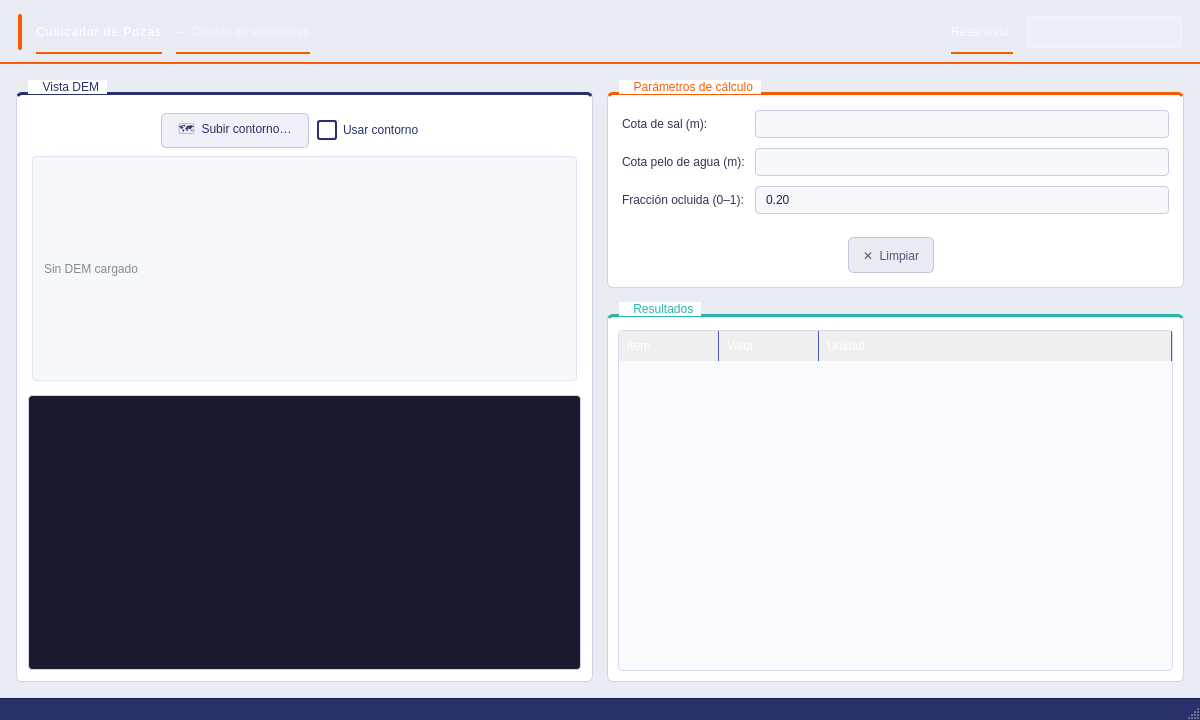
<?xml version="1.0" encoding="UTF-8"?>
<ui version="4.0">
 <class>MainWindow</class>
 <widget class="QMainWindow" name="MainWindow">
  <property name="geometry">
   <rect>
    <x>0</x>
    <y>0</y>
    <width>1200</width>
    <height>720</height>
   </rect>
  </property>
  <property name="windowTitle">
   <string>Cubicador de Pozas</string>
  </property>
  <property name="styleSheet">
   <string notr="true">
QMainWindow { background-color: #EAECF4; }
   </string>
  </property>
  <widget class="QWidget" name="centralwidget">
   <property name="styleSheet">
    <string notr="true">background-color: #EAECF4;</string>
   </property>
   <layout class="QVBoxLayout" name="verticalLayout_root">
    <property name="spacing">
     <number>0</number>
    </property>
    <property name="leftMargin">
     <number>0</number>
    </property>
    <property name="topMargin">
     <number>0</number>
    </property>
    <property name="rightMargin">
     <number>0</number>
    </property>
    <property name="bottomMargin">
     <number>0</number>
    </property>
    <item>
     <!-- HEADER con gradiente -->
     <widget class="QWidget" name="header" native="true">
      <property name="minimumSize">
       <size>
        <width>0</width>
        <height>64</height>
       </size>
      </property>
      <property name="maximumSize">
       <size>
        <width>16777215</width>
        <height>64</height>
       </size>
      </property>
      <property name="styleSheet">
       <string notr="true">
background: qlineargradient(x1:0, y1:0, x2:1, y2:0,
    stop:0 #1A2052, stop:0.5 #29306A, stop:1 #3D4A9A);
border-bottom: 2px solid #F75C03;
       </string>
      </property>
      <layout class="QHBoxLayout" name="horizontalLayout_header">
       <property name="leftMargin">
        <number>18</number>
       </property>
       <property name="topMargin">
        <number>10</number>
       </property>
       <property name="rightMargin">
        <number>18</number>
       </property>
       <property name="bottomMargin">
        <number>10</number>
       </property>
       <property name="spacing">
        <number>14</number>
       </property>
       <item>
        <!-- Ícono decorativo (barra naranja) -->
        <widget class="QWidget" name="headerAccent" native="true">
         <property name="minimumSize">
          <size>
           <width>4</width>
           <height>36</height>
          </size>
         </property>
         <property name="maximumSize">
          <size>
           <width>4</width>
           <height>36</height>
          </size>
         </property>
         <property name="styleSheet">
          <string notr="true">background-color: #F75C03; border-radius: 2px;</string>
         </property>
        </widget>
       </item>
       <item>
        <widget class="QLabel" name="lblTitle">
         <property name="text">
          <string>Cubicador de Pozas</string>
         </property>
         <property name="styleSheet">
          <string notr="true">
color: #FFFFFF;
font: bold 15pt "Segoe UI";
background: transparent;
letter-spacing: 1px;
          </string>
         </property>
        </widget>
       </item>
       <item>
        <widget class="QLabel" name="lblSubtitle">
         <property name="text">
          <string>— Cálculo de volúmenes</string>
         </property>
         <property name="styleSheet">
          <string notr="true">
color: rgba(255,255,255,0.55);
font: 10pt "Segoe UI";
background: transparent;
          </string>
         </property>
        </widget>
       </item>
       <item>
        <spacer name="headerSpacer">
         <property name="orientation">
          <enum>Qt::Horizontal</enum>
         </property>
         <property name="sizeHint" stdset="0">
          <size>
           <width>40</width>
           <height>20</height>
          </size>
         </property>
        </spacer>
       </item>
       <item>
        <widget class="QLabel" name="lblReservLabel">
         <property name="text">
          <string>Reservorio:</string>
         </property>
         <property name="styleSheet">
          <string notr="true">color: rgba(255,255,255,0.75); font: 9pt "Segoe UI"; background: transparent;</string>
         </property>
        </widget>
       </item>
       <item>
        <widget class="QComboBox" name="cmbReservorio">
         <property name="minimumSize">
          <size>
           <width>155</width>
           <height>32</height>
          </size>
         </property>
         <property name="styleSheet">
          <string notr="true">
QComboBox {
    background: rgba(255,255,255,0.15);
    color: #FFFFFF;
    border: 1px solid rgba(255,255,255,0.35);
    border-radius: 5px;
    padding: 4px 10px;
    font: 10pt "Segoe UI";
}
QComboBox:hover { background: rgba(255,255,255,0.25); }
QComboBox::drop-down { border: none; }
QComboBox QAbstractItemView {
    background: #29306A; color: white;
    selection-background-color: #F75C03;
}
          </string>
         </property>
        </widget>
       </item>
      </layout>
     </widget>
    </item>
    <item>
     <!-- BODY -->
     <widget class="QWidget" name="body" native="true">
      <layout class="QHBoxLayout" name="horizontalLayout_body">
       <property name="leftMargin">
        <number>16</number>
       </property>
       <property name="topMargin">
        <number>16</number>
       </property>
       <property name="rightMargin">
        <number>16</number>
       </property>
       <property name="bottomMargin">
        <number>16</number>
       </property>
       <property name="spacing">
        <number>14</number>
       </property>
       <item>
        <!-- Panel izquierdo: Vista DEM -->
        <widget class="QGroupBox" name="groupDem">
         <property name="title">
          <string>  Vista DEM</string>
         </property>
         <property name="styleSheet">
          <string notr="true">
QGroupBox {
    background: #FFFFFF;
    border: 1px solid #D0D4E8;
    border-top: 3px solid #29306A;
    border-radius: 6px;
    margin-top: 12px;
    font: bold 11pt "Segoe UI";
    color: #29306A;
    padding-top: 6px;
}
QGroupBox::title {
    subcontrol-origin: margin;
    subcontrol-position: top left;
    left: 12px;
    padding: 0 6px;
    background: #FFFFFF;
}
          </string>
         </property>
         <layout class="QVBoxLayout" name="verticalLayout_dem">
          <property name="spacing">
           <number>10</number>
          </property>
          <item>
           <widget class="QWidget" name="widgetDemActions" native="true">
            <property name="styleSheet">
             <string notr="true">background: transparent;</string>
            </property>
            <layout class="QGridLayout" name="gridLayout_demActions">
             <property name="leftMargin">
              <number>4</number>
             </property>
             <property name="topMargin">
              <number>4</number>
             </property>
             <property name="rightMargin">
              <number>4</number>
             </property>
             <property name="bottomMargin">
              <number>4</number>
             </property>
             <property name="spacing">
              <number>8</number>
             </property>
             <item row="0" column="0">
              <widget class="QPushButton" name="btnPickDem">
               <property name="text">
                <string>📂  Elegir DEM…</string>
               </property>
               <property name="minimumSize">
                <size>
                 <width>0</width>
                 <height>34</height>
                </size>
               </property>
               <property name="styleSheet">
                <string notr="true">
QPushButton {
    background: qlineargradient(x1:0,y1:0,x2:0,y2:1,
        stop:0 #3D4A9A, stop:1 #29306A);
    color: white;
    font: bold 10pt "Segoe UI";
    padding: 6px 16px;
    border: none;
    border-radius: 5px;
}
QPushButton:hover {
    background: qlineargradient(x1:0,y1:0,x2:0,y2:1,
        stop:0 #4A58B8, stop:1 #3D4A9A);
}
QPushButton:pressed { background: #1A2052; }
                </string>
               </property>
              </widget>
             </item>
             <item row="0" column="1">
              <widget class="QPushButton" name="btnPickMask">
               <property name="text">
                <string>🗺  Subir contorno…</string>
               </property>
               <property name="minimumSize">
                <size>
                 <width>0</width>
                 <height>34</height>
                </size>
               </property>
               <property name="styleSheet">
                <string notr="true">
QPushButton {
    background: #F0F1F8;
    color: #29306A;
    font: 10pt "Segoe UI";
    padding: 6px 16px;
    border: 1px solid #C0C5E0;
    border-radius: 5px;
}
QPushButton:hover { background: #E0E3F4; border-color: #29306A; }
QPushButton:pressed { background: #D0D4E8; }
                </string>
               </property>
              </widget>
             </item>
             <item row="0" column="2">
              <widget class="QCheckBox" name="chkUseMask">
               <property name="text">
                <string>Usar contorno</string>
               </property>
               <property name="checked">
                <bool>true</bool>
               </property>
               <property name="styleSheet">
                <string notr="true">
QCheckBox {
    font: 10pt "Segoe UI";
    color: #29306A;
    spacing: 6px;
}
QCheckBox::indicator {
    width: 16px; height: 16px;
    border: 2px solid #29306A;
    border-radius: 3px;
    background: white;
}
QCheckBox::indicator:checked {
    background: #29306A;
    image: none;
}
                </string>
               </property>
              </widget>
             </item>
             <item row="0" column="3">
              <spacer name="spacerDemActions">
               <property name="orientation">
                <enum>Qt::Horizontal</enum>
               </property>
               <property name="sizeHint" stdset="0">
                <size>
                 <width>40</width>
                 <height>20</height>
                </size>
               </property>
              </spacer>
             </item>
             <item row="1" column="0" colspan="4">
              <widget class="QLabel" name="lblPaths">
               <property name="text">
                <string>Sin DEM cargado</string>
               </property>
               <property name="styleSheet">
                <string notr="true">
color: #808B96;
font: italic 9pt "Segoe UI";
background: #F7F8FC;
border: 1px solid #E0E3F0;
border-radius: 4px;
padding: 3px 8px;
                </string>
               </property>
              </widget>
             </item>
            </layout>
           </widget>
          </item>
          <item>
           <widget class="QWidget" name="viewerContainer" native="true">
            <property name="styleSheet">
             <string notr="true">
background: #1A1A2E;
border: 1px solid #D0D4E8;
border-radius: 4px;
             </string>
            </property>
            <layout class="QVBoxLayout" name="verticalLayout_viewer">
             <property name="leftMargin">
              <number>0</number>
             </property>
             <property name="topMargin">
              <number>0</number>
             </property>
             <property name="rightMargin">
              <number>0</number>
             </property>
             <property name="bottomMargin">
              <number>0</number>
             </property>
             <property name="spacing">
              <number>0</number>
             </property>
            </layout>
           </widget>
          </item>
         </layout>
        </widget>
       </item>
       <item>
        <!-- Panel derecho -->
        <widget class="QWidget" name="rightPanel" native="true">
         <property name="styleSheet">
          <string notr="true">background: transparent;</string>
         </property>
         <layout class="QVBoxLayout" name="verticalLayout_right">
          <property name="leftMargin">
           <number>0</number>
          </property>
          <property name="topMargin">
           <number>0</number>
          </property>
          <property name="rightMargin">
           <number>0</number>
          </property>
          <property name="bottomMargin">
           <number>0</number>
          </property>
          <property name="spacing">
           <number>14</number>
          </property>
          <item>
           <!-- Parámetros -->
           <widget class="QGroupBox" name="groupParams">
            <property name="title">
             <string>  Parámetros de cálculo</string>
            </property>
            <property name="styleSheet">
             <string notr="true">
QGroupBox {
    background: #FFFFFF;
    border: 1px solid #D0D4E8;
    border-top: 3px solid #F75C03;
    border-radius: 6px;
    margin-top: 12px;
    font: bold 11pt "Segoe UI";
    color: #F75C03;
    padding-top: 6px;
}
QGroupBox::title {
    subcontrol-origin: margin;
    subcontrol-position: top left;
    left: 12px;
    padding: 0 6px;
    background: #FFFFFF;
}
             </string>
            </property>
            <layout class="QGridLayout" name="gridLayout_params">
             <property name="leftMargin">
              <number>12</number>
             </property>
             <property name="topMargin">
              <number>10</number>
             </property>
             <property name="rightMargin">
              <number>12</number>
             </property>
             <property name="bottomMargin">
              <number>12</number>
             </property>
             <property name="spacing">
              <number>10</number>
             </property>
             <item row="0" column="0">
              <widget class="QLabel" name="lblSalt">
               <property name="text">
                <string>Cota de sal (m):</string>
               </property>
               <property name="styleSheet">
                <string notr="true">font: 10pt "Segoe UI"; color: #333355;</string>
               </property>
              </widget>
             </item>
             <item row="0" column="1">
              <widget class="QLineEdit" name="txtSalt">
               <property name="styleSheet">
                <string notr="true">
QLineEdit {
    font: 10pt "Segoe UI";
    padding: 5px 8px;
    border: 1px solid #C5CAE9;
    border-radius: 4px;
    background: #F7F8FC;
    color: #1A2052;
}
QLineEdit:focus {
    border: 2px solid #29306A;
    background: #FFFFFF;
}
                </string>
               </property>
              </widget>
             </item>
             <item row="1" column="0">
              <widget class="QLabel" name="lblWater">
               <property name="text">
                <string>Cota pelo de agua (m):</string>
               </property>
               <property name="styleSheet">
                <string notr="true">font: 10pt "Segoe UI"; color: #333355;</string>
               </property>
              </widget>
             </item>
             <item row="1" column="1">
              <widget class="QLineEdit" name="txtWater">
               <property name="styleSheet">
                <string notr="true">
QLineEdit {
    font: 10pt "Segoe UI";
    padding: 5px 8px;
    border: 1px solid #C5CAE9;
    border-radius: 4px;
    background: #F7F8FC;
    color: #1A2052;
}
QLineEdit:focus {
    border: 2px solid #29306A;
    background: #FFFFFF;
}
                </string>
               </property>
              </widget>
             </item>
             <item row="2" column="0">
              <widget class="QLabel" name="lblOcc">
               <property name="text">
                <string>Fracción ocluida (0–1):</string>
               </property>
               <property name="styleSheet">
                <string notr="true">font: 10pt "Segoe UI"; color: #333355;</string>
               </property>
              </widget>
             </item>
             <item row="2" column="1">
              <widget class="QLineEdit" name="txtOcc">
               <property name="text">
                <string>0.20</string>
               </property>
               <property name="styleSheet">
                <string notr="true">
QLineEdit {
    font: 10pt "Segoe UI";
    padding: 5px 8px;
    border: 1px solid #C5CAE9;
    border-radius: 4px;
    background: #F7F8FC;
    color: #1A2052;
}
QLineEdit:focus {
    border: 2px solid #29306A;
    background: #FFFFFF;
}
                </string>
               </property>
              </widget>
             </item>
             <item row="3" column="0" colspan="2">
              <!-- Separador visual -->
              <widget class="QFrame" name="separator">
               <property name="frameShape">
                <enum>QFrame::HLine</enum>
               </property>
               <property name="frameShadow">
                <enum>QFrame::Sunken</enum>
               </property>
               <property name="styleSheet">
                <string notr="true">color: #E0E3F0;</string>
               </property>
              </widget>
             </item>
             <item row="4" column="0" colspan="2">
              <widget class="QWidget" name="widgetButtons" native="true">
               <property name="styleSheet">
                <string notr="true">background: transparent;</string>
               </property>
               <layout class="QHBoxLayout" name="horizontalLayout_buttons">
                <property name="leftMargin">
                 <number>0</number>
                </property>
                <property name="topMargin">
                 <number>0</number>
                </property>
                <property name="rightMargin">
                 <number>0</number>
                </property>
                <property name="bottomMargin">
                 <number>0</number>
                </property>
                <property name="spacing">
                 <number>8</number>
                </property>
                <item>
                 <widget class="QPushButton" name="btnCalculate">
                  <property name="text">
                   <string>▶  Calcular</string>
                  </property>
                  <property name="minimumSize">
                   <size>
                    <width>0</width>
                    <height>36</height>
                   </size>
                  </property>
                  <property name="styleSheet">
                   <string notr="true">
QPushButton {
    background: qlineargradient(x1:0,y1:0,x2:0,y2:1,
        stop:0 #FF7A30, stop:1 #F75C03);
    color: white;
    font: bold 10pt "Segoe UI";
    padding: 6px 18px;
    border: none;
    border-radius: 5px;
}
QPushButton:hover {
    background: qlineargradient(x1:0,y1:0,x2:0,y2:1,
        stop:0 #FF8C4A, stop:1 #FF6A1A);
}
QPushButton:pressed { background: #D44C00; }
                   </string>
                  </property>
                 </widget>
                </item>
                <item>
                 <widget class="QPushButton" name="btnExportCsv">
                  <property name="text">
                   <string>↓  Exportar CSV</string>
                  </property>
                  <property name="minimumSize">
                   <size>
                    <width>0</width>
                    <height>36</height>
                   </size>
                  </property>
                  <property name="styleSheet">
                   <string notr="true">
QPushButton {
    background: qlineargradient(x1:0,y1:0,x2:0,y2:1,
        stop:0 #3D4A9A, stop:1 #29306A);
    color: white;
    font: bold 10pt "Segoe UI";
    padding: 6px 14px;
    border: none;
    border-radius: 5px;
}
QPushButton:hover {
    background: qlineargradient(x1:0,y1:0,x2:0,y2:1,
        stop:0 #4A58B8, stop:1 #3D4A9A);
}
QPushButton:pressed { background: #1A2052; }
                   </string>
                  </property>
                 </widget>
                </item>
                <item>
                 <widget class="QPushButton" name="btnClear">
                  <property name="text">
                   <string>✕  Limpiar</string>
                  </property>
                  <property name="minimumSize">
                   <size>
                    <width>0</width>
                    <height>36</height>
                   </size>
                  </property>
                  <property name="styleSheet">
                   <string notr="true">
QPushButton {
    background: #EAECF4;
    color: #555577;
    font: 10pt "Segoe UI";
    padding: 6px 14px;
    border: 1px solid #C0C5E0;
    border-radius: 5px;
}
QPushButton:hover { background: #D8DBF0; color: #29306A; }
QPushButton:pressed { background: #C8CCE8; }
                   </string>
                  </property>
                 </widget>
                </item>
                <item>
                 <spacer name="spacerBtns">
                  <property name="orientation">
                   <enum>Qt::Horizontal</enum>
                  </property>
                  <property name="sizeHint" stdset="0">
                   <size>
                    <width>40</width>
                    <height>20</height>
                   </size>
                  </property>
                 </spacer>
                </item>
               </layout>
              </widget>
             </item>
            </layout>
           </widget>
          </item>
          <item>
           <!-- Resultados -->
           <widget class="QGroupBox" name="groupResults">
            <property name="title">
             <string>  Resultados</string>
            </property>
            <property name="styleSheet">
             <string notr="true">
QGroupBox {
    background: #FFFFFF;
    border: 1px solid #D0D4E8;
    border-top: 3px solid #29B6A8;
    border-radius: 6px;
    margin-top: 12px;
    font: bold 11pt "Segoe UI";
    color: #29B6A8;
    padding-top: 6px;
}
QGroupBox::title {
    subcontrol-origin: margin;
    subcontrol-position: top left;
    left: 12px;
    padding: 0 6px;
    background: #FFFFFF;
}
             </string>
            </property>
            <layout class="QVBoxLayout" name="verticalLayout_results">
             <property name="leftMargin">
              <number>8</number>
             </property>
             <property name="topMargin">
              <number>8</number>
             </property>
             <property name="rightMargin">
              <number>8</number>
             </property>
             <property name="bottomMargin">
              <number>8</number>
             </property>
             <item>
              <widget class="QTreeWidget" name="treeResults">
               <property name="styleSheet">
                <string notr="true">
QTreeWidget {
    font: 10pt "Segoe UI";
    border: 1px solid #D8DBF0;
    border-radius: 4px;
    background: #FAFBFF;
    alternate-background-color: #F0F2FA;
    color: #222244;
    gridline-color: #E8EAF6;
    outline: none;
}
QTreeWidget::item { padding: 4px 6px; }
QTreeWidget::item:selected {
    background: #29306A;
    color: white;
    border-radius: 3px;
}
QTreeWidget::item:hover:!selected { background: #E8EBF8; }
QHeaderView::section {
    background: qlineargradient(x1:0,y1:0,x2:0,y2:1,
        stop:0 #3D4A9A, stop:1 #29306A);
    color: white;
    font: bold 10pt "Segoe UI";
    padding: 6px 8px;
    border: none;
    border-right: 1px solid #4A58B8;
}
QScrollBar:vertical {
    background: #F0F2FA;
    width: 8px;
    border-radius: 4px;
}
QScrollBar::handle:vertical {
    background: #C0C5E0;
    border-radius: 4px;
    min-height: 30px;
}
QScrollBar::handle:vertical:hover { background: #29306A; }
QScrollBar::add-line:vertical, QScrollBar::sub-line:vertical { height: 0px; }
                </string>
               </property>
               <property name="alternatingRowColors">
                <bool>true</bool>
               </property>
               <column>
                <property name="text">
                 <string>Item</string>
                </property>
               </column>
               <column>
                <property name="text">
                 <string>Valor</string>
                </property>
               </column>
               <column>
                <property name="text">
                 <string>Unidad</string>
                </property>
               </column>
              </widget>
             </item>
            </layout>
           </widget>
          </item>
         </layout>
        </widget>
       </item>
      </layout>
     </widget>
    </item>
   </layout>
  </widget>
  <widget class="QStatusBar" name="statusbar">
   <property name="styleSheet">
    <string notr="true">
QStatusBar {
    background: #29306A;
    color: rgba(255,255,255,0.7);
    font: 9pt "Segoe UI";
    border-top: 1px solid #1A2052;
}
    </string>
   </property>
  </widget>
 </widget>
 <resources/>
 <connections/>
</ui>
